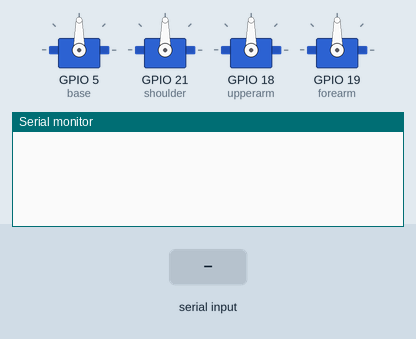
This sketch was run on a simulated ESP32. Shown: 4 × servo, the last lines printed to the serial monitor. The test bench sets the inputs (shaded band).

Above: at 3.2 s.
3.3 s: "1\n" received over Serial
At 3.8 s:
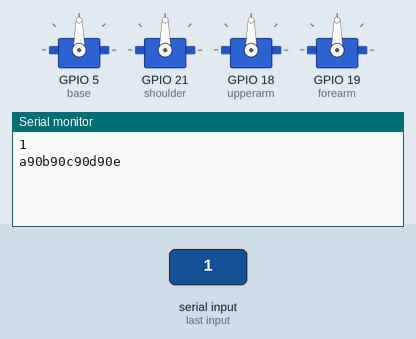
4.8 s: "2\n" received over Serial
At 5.04 s:
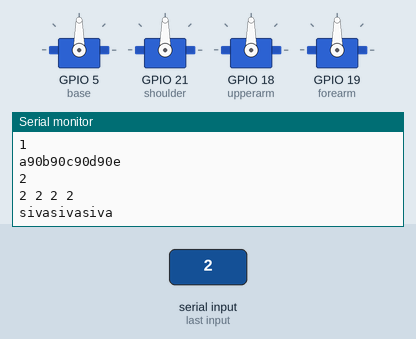

The sketch:

small_robot_esp32.ino
```cpp
// (licence header left out)
#include <ESP32Servo.h>

Servo base;
Servo shoulder;
Servo upperarm;
Servo forearm;

int baseAngle = 90;
int shoulderAngle = 90;
int upperarmAngle = 90;
int forearmAngle = 90;

int base_c = 90;
int shoulder_c = 90;
int upper_c = 90;
int fore_c = 90;

String baseAngle_str;
String shoulder_str;
String upperarm_str;
String forearm_str;
String inString;

#define SCREEN_WIDTH 128 // OLED display width, in pixels
#define SCREEN_HEIGHT 64 // OLED display height, in pixels

int servoParallelControl (int thePos, int curr, Servo theServo, int speed){
    // This function moves a servo a certain number of steps toward a desired position and
    // returns whether or not it is near or hase recahed that position
    // thePos - the desired position
    // thServo - the address pin of the servo that we want to move
    // theSpeed - the delay between steps of the servo

    int startPos = curr; //theServo.read();       //read the current position of the servo we are working with.
    int newPos = startPos;                // newPos holds the position of the servo as it moves

    //define where the pos is with respect to the command
    // if the current position is less that the desired move the position up
    if (startPos < (thePos)){
       newPos = newPos + 1;
       theServo.write(newPos);
       delay(speed);
       return 0;                          // Tell primary program that servo has not reached its position
    }

    // Else if the current position is greater than the desired move the servo down
    else if (newPos > (thePos)){
      newPos = newPos - 1;
      theServo.write(newPos);
      delay(speed);
      return 0;
    }

    // If the servo is +-5 within the desired range then tell the main program that the servo has reached the desired position.
    else {
        return 1;
    }
}


void setup() {
  // put your setup code here, to run once:
  ESP32PWM::allocateTimer(0);
	ESP32PWM::allocateTimer(1);
	ESP32PWM::allocateTimer(2);
	ESP32PWM::allocateTimer(3);

  Serial.begin(115200);
  base.setPeriodHertz(50);
  base.attach(5, 500, 2400);

  shoulder.setPeriodHertz(50);
  shoulder.attach(21, 500, 2400);

  upperarm.setPeriodHertz(50);
  upperarm.attach(18, 500, 2400);

  forearm.setPeriodHertz(50);
  forearm.attach(19, 500, 2400);

  delay(2000);
  base.write(baseAngle);
  shoulder.write(shoulderAngle);
  upperarm.write(upperarmAngle);
  forearm.write(forearmAngle);
}

void loop() {
  delay(100);
  //Serial.println(baseAngle);

    if(Serial.available()){
      inString = Serial.readStringUntil('\n');
      char cmd = inString[0];
      if(cmd == '1'){
        Serial.println(cmd);

        Serial.print('a');
        Serial.print(base_c);
        Serial.print('b');
        Serial.print(shoulder_c);
        Serial.print('c');
        Serial.print(upper_c);
        Serial.print('d');
        Serial.print(fore_c);
        Serial.println('e');
      }else if(cmd == '2'){
        // angle 0
        Serial.println(cmd);
        int first = inString.indexOf('a');
        int second = inString.indexOf('b');
        baseAngle_str = inString.substring(first+1, second);
        baseAngle = baseAngle_str.toInt();
        Serial.print(baseAngle);
        Serial.print(" ");
        // angle 1
        first = inString.indexOf('b');
        second = inString.indexOf('c');
        shoulder_str = inString.substring(first+1, second);
        shoulderAngle = shoulder_str.toInt();
        Serial.print(shoulderAngle);
        Serial.print(" ");
        // angle 2
        first = inString.indexOf('c');
        second = inString.indexOf('d');
        upperarm_str = inString.substring(first+1, second);
        upperarmAngle = upperarm_str.toInt();
        Serial.print(upperarmAngle);
        Serial.print(" ");
        // angle 3
        first = inString.indexOf('d');
        second = inString.indexOf('e');
        forearm_str = inString.substring(first+1, second);
        forearmAngle = forearm_str.toInt();
        Serial.print(forearmAngle);
        Serial.println(" ");
        // These values are the status of whether or not the joint has reached its position yet
        // variables declared inside of some part of the program, like these, are called "local Variables"
        int status1 = 0;  //base status
        int status2 = 0;  //shoulder status
        int status3 = 0;  //elbow status
        int status4 = 0;  //gripper status

        int done = 0 ;    // this value tells when all the joints have reached thier positions

        while(done == 0){     // Loop until all joints have reached thier positions                      && ready == 1
          //move the servo to the desired position
          //This block of code uses "Functions" to make is more condensed.
          Serial.print("siva");
          status1 = servoParallelControl(baseAngle, base_c,  base, 30);
          status2 = servoParallelControl(shoulderAngle, shoulder_c, shoulder, 30);
          status3 = servoParallelControl(upperarmAngle, upper_c, upperarm, 30);
          status4 = servoParallelControl(forearmAngle, fore_c, forearm, 30);

          // Check whether all the joints have reached their positions
          if (status1 == 1 && status2 == 1 && status3 == 1 && status4 == 1){
          //if (status3 == 1){
            done = 1; //When done =1 then the loop will stop
          }
        }// end of while
        base_c = baseAngle;
        shoulder_c = shoulderAngle;
        upper_c = upperarmAngle;
        fore_c = forearmAngle;

        delay(100);
      }else if(cmd == '3'){
        int done = 0;
        int status1 = 0;  //base status
        int status2 = 0;  //shoulder status
        int status3 = 0;  //elbow status
        int status4 = 0;  //gripper status
        while(done == 0){     // Loop until all joints have reached thier positions                      && ready == 1
            //move the servo to the desired position
            //This block of code uses "Functions" to make is more condensed.
            status1 = servoParallelControl(90, base_c, base, 20);
            status2 = servoParallelControl(90, shoulder_c, shoulder, 20);
            status3 = servoParallelControl(90, upper_c, upperarm, 20);
            status4 = servoParallelControl(90, fore_c, forearm, 20);

            // Check whether all the joints have reached their positions
            if (status1 == 1 && status2 == 1 && status3 == 1 && status4 == 1){
            //if (status3 == 1){
              done = 1; //When done =1 then the loop will stop
            }
          }// end of while
      }
    }

}
```

Measured:
- after the input at 3.3 s, the serial monitor: prints a new line at once (image 1)
- after the input at 4.8 s, the serial monitor: prints a new line at once (image 2)
